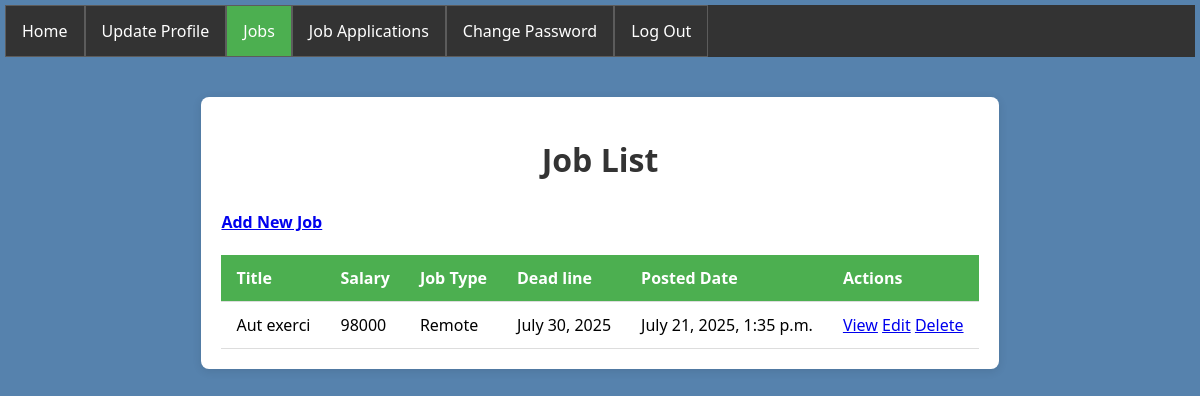
/employer/jobPost/ (signed in), run on an earlier commit of the app's database.
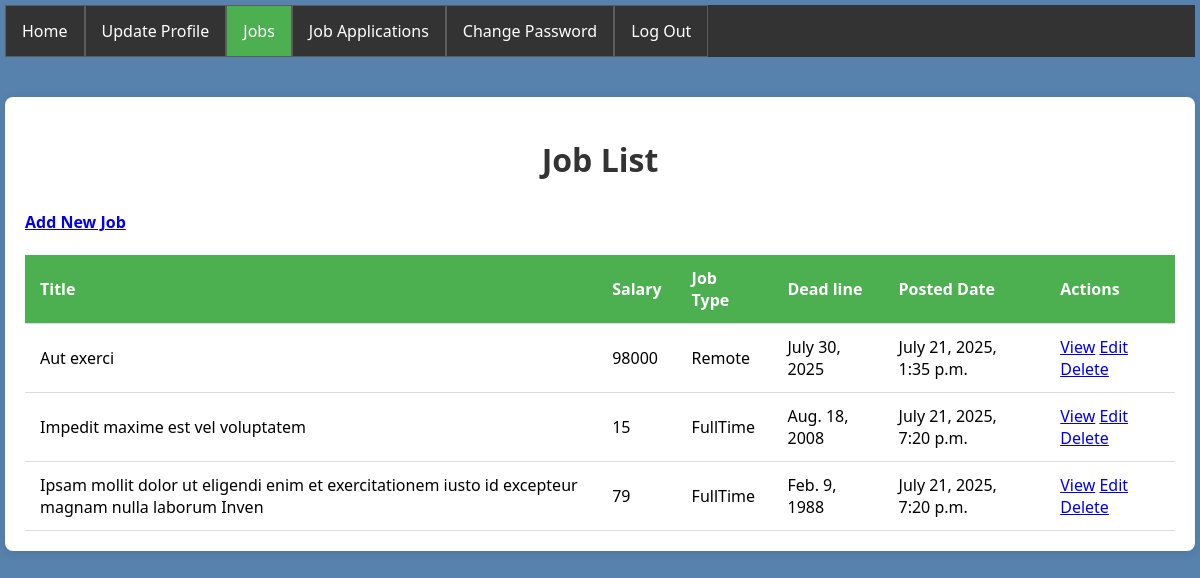
And on a later commit of the database.
### employer_app/models.py (models this page shows)
class jobModel(models.Model):
    employer = models.ForeignKey(employerProfileModel, on_delete = models.CASCADE, null = True)
    title = models.CharField(max_length = 100, null = True)
    description = models.TextField(null = True)
    requirements = models.TextField(null = True)
    salary = models.IntegerField(null = True)
    TYPE = [
        ('FullTime','Full Time'),
        ('Remote','Remote'),
        ('Internship','Internship')
    ]
    jobType = models.CharField(choices = TYPE, max_length = 100, null = True)
    deadline = models.DateField(null = True)
    postedDate = models.DateTimeField(auto_now_add = True, null = True)

### employer_app/views.py (the view)
# urls.py: path('jobPost/', jobPost, name='jobPost'),
def jobPost(req):
    profile = employerProfileModel.objects.filter(employerUser=req.user).first()
    data = jobModel.objects.filter(employer=profile)
    context={
        'data':data
    }
    return render(req, 'jobPost.html', context)

### employer_app/templates/jobPost.html (shortened to what this page needs)
{% extends "master.html" %}
{% block jobPost %}class="active"{% endblock jobPost %}
{% block body %}
{% load static %}
<div class="container">
    <h1>Job List</h1>
    <h4><a href="{% url 'addJob' %}">Add New Job</a></h4>
    <table>
        <tr>
            <th>Title</th>
            <th>Salary</th>
            <th>Job Type</th>
            <th>Dead line</th>
            <th>Posted Date</th>
            <th>Actions</th>
        </tr>
        {% if data is None %}
        <td colspan="6" style="text-align: center; color: #999; padding: 20px;">No Job Post found.</td>
        {% else %}
        {% for i in data %}
        {% if i.title is not None %}
        <tr>
            <td>{{ i.title }}</td>
            <td>{{ i.salary }}</td>
            <td>{{ i.jobType }}</td>
            <td>{{ i.deadline }}</td>
            <td>{{ i.postedDate }}</td>
            <td>
                <a href="{% url 'viewjob' i.id %}">View</a>
                <a href="{% url 'updatejob' i.id %}">Edit</a>
                <a href="{% url 'deletejob' i.id %}">Delete</a>
            </td>
        </tr>
        {% endif %}
        {% endfor %}
        {% endif %}
    </table>
</div>
{% endblock body %}

What changed in the data, as far as the page shows it:
added jobModel: title "Impedit maxime est vel voluptatem", salary "15", jobType "FullTime", deadline "Aug. 18, 2008", postedDate "July 21, 2025, 7:20 p.m."
added jobModel: title "Ipsam mollit dolor ut eligendi enim et exercitationem iusto id excepteur magnam nulla laborum Inven", salary "79", jobType "FullTime", deadline "Feb. 9, 1988", postedDate "July 21, 2025, 7:20 p.m."
